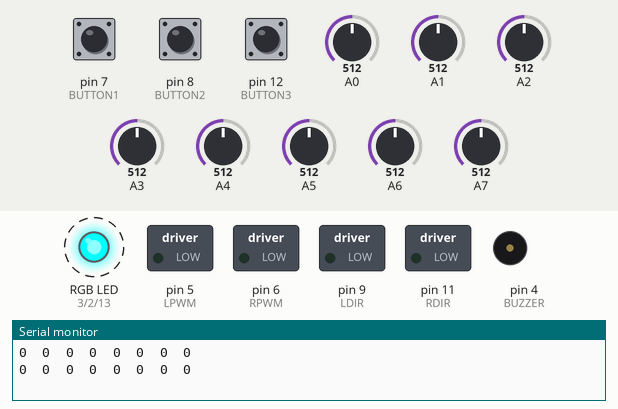
Bench run of a sketch on a simulated Arduino Nano, built with avr-gcc and run on an emulated ATmega328P. Shown: switched loads named in the sketch (green lamp = pin HIGH), an RGB LED mixed from three pins (HIGH = lit), buzzer (waves = sounding), the last lines printed to the serial monitor. Dashed ring = blinking. Inputs (shaded band) come from the test bench; at power-on: pin 7 (BUTTON1) HIGH, pin 8 (BUTTON2) HIGH, pin 12 (BUTTON3) HIGH, A0 = 512, A1 = 512, A2 = 512, A3 = 512, A4 = 512, A5 = 512, A6 = 512, A7 = 512.

Above: at 0.35 s.
1.6 s: pin 7 (BUTTON1) pulled LOW for 0.15 s
At 1.87 s:
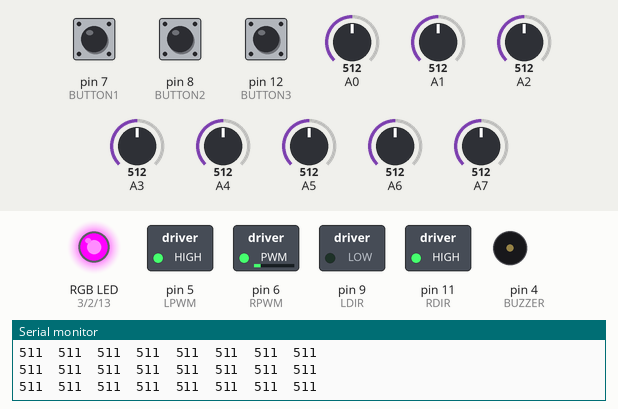
At 3.0 s:
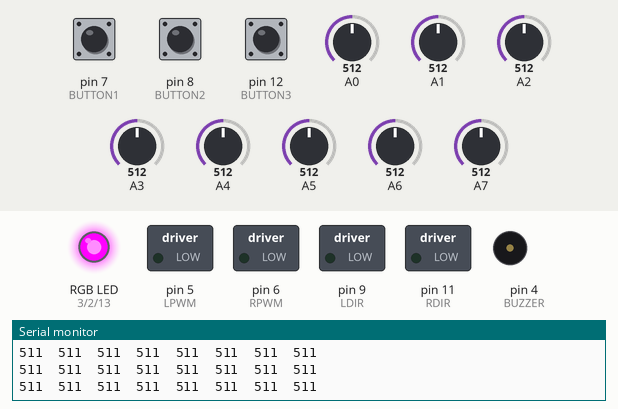
Timing chart, 0 to 4.6 s (numbered marks = the images above; inputs shaded):
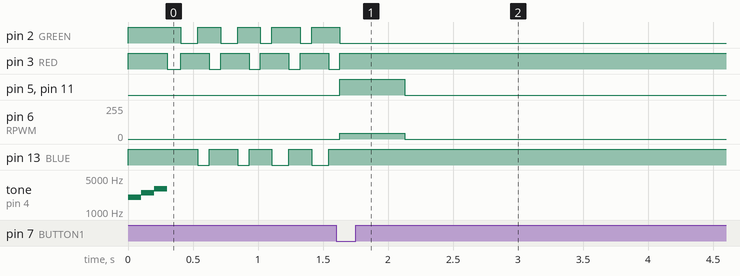

The sketch:

main.ino
```cpp
#include <Arduino.h>
#include <avr/interrupt.h>
#include <EEPROM.h>

// Pin definitions for motor control
#define RDIR 11     // Right motor direction pin
#define LDIR 9      // Left motor direction pin
#define LPWM 5      // Left motor speed (PWM)
#define RPWM 6      // Right motor speed (PWM)

// Pin definitions for user interface
#define BUTTON1 7   // Button 1 for starting with speed 60
#define BUTTON2 8   // Button 2 for starting with speed 70
#define BUTTON3 12  // Button 3 for starting with speed 80
#define BUZZER 4    // Buzzer for auditory feedback

// Pin definitions for RGB LED
#define RED 3       // Red LED pin
#define GREEN 2     // Green LED pin
#define BLUE 13     // Blue LED pin

// Global variables
int addr = 0;                       // EEPROM address for calibration data
volatile int lastPos;               // Last position for PID derivative term
volatile unsigned char isCalib = 0; // Calibration mode flag
volatile int servoPwm;              // PWM value for motor control
volatile unsigned char sensor;      // Sensor state (8-bit)
unsigned int sensorValue[8];        // Raw sensor readings
unsigned int sensorPID[8];          // Normalized sensor values for PID
unsigned int black_value[8];        // Black calibration values
unsigned int white_value[8];        // White calibration values
unsigned int compare_value[8];      // Threshold values for sensor detection
int speed_run_forward;              // Base forward speed
int cnt = 0;                        // Counter for soft start
unsigned char pattern, start;       // State machine variables
int line = 0;                       // Current line position
int RememberLine = 0;               // Last detected line direction
float kp;                           // Proportional gain for PID
int kd;                             // Derivative gain for PID

// Initialize hardware and parameters
void setup() {
  // Configure motor control pins
  pinMode(LDIR, OUTPUT);
  pinMode(RDIR, OUTPUT);
  pinMode(LPWM, OUTPUT);
  pinMode(RPWM, OUTPUT);

  // Configure input buttons with internal pull-up resistors
  pinMode(BUTTON1, INPUT_PULLUP);
  pinMode(BUTTON2, INPUT_PULLUP);
  pinMode(BUTTON3, INPUT_PULLUP);

  // Configure RGB LED pins
  pinMode(RED, OUTPUT);
  pinMode(GREEN, OUTPUT);
  pinMode(BLUE, OUTPUT);

  // Initialize motor directions and LED states
  digitalWrite(RDIR, LOW);
  digitalWrite(LDIR, LOW);
  digitalWrite(RED, HIGH);
  digitalWrite(GREEN, HIGH);
  digitalWrite(BLUE, HIGH);

  // Set initial parameters
  speed_run_forward = 50; // Default forward speed (PWM: 10-255)
  speed_run(0, 0);        // Stop motors initially
  pattern = 10;           // Initial state for soft start
  start = 0;              // Wait for button press to begin
  readEeprom();           // Load calibration data from EEPROM
  Serial.begin(9600);     // Initialize serial communication

  // Play startup sound sequence
  for (int i = 2000; i < 3500; i += 500) {
    tone(BUZZER, i, 100);
    delay(100);
  }

  // Initialize timer and buzzer
  timer_init();
  isCalib = 1; // Enable calibration mode
  pinMode(BUZZER, OUTPUT);
}

// Configure Timer2 for periodic sensor reading
void timer_init() {
  ASSR = (0 << EXCLK) | (0 << AS2); // Use internal clock
  TCCR2A = (0 << COM2A1) | (0 << COM2A0) | (0 << COM2B1) | (0 << COM2B0) | (0 << WGM21) | (0 << WGM20); // Normal mode
  TCCR2B = (0 << WGM22) | (1 << CS22) | (1 << CS21) | (1 << CS20); // Prescaler 1024
  TCNT2 = 0xB2; // Initial counter value
  TIMSK2 = (1 << TOIE2); // Enable overflow interrupt
}

// Timer2 overflow interrupt service routine
ISR(TIMER2_OVF_vect) {
  TCNT2 = 0xB2; // Reset counter
  read_sensor(); // Read sensor data
  cnt++; // Increment soft start counter
}

// Main control loop
void loop() {
  // Wait for button press to start
  while (start == 0) {
    updateLine(); // Update calibration values
    if (digitalRead(BUTTON1) == 0) { // Start with speed 60
      start = 1;
      isCalib = 0;
      cnt = 0;
      speed_run_forward = 60;
    }
    if (digitalRead(BUTTON2) == 0) { // Start with speed 70
      start = 1;
      isCalib = 0;
      cnt = 0;
      speed_run_forward = 70;
    }
    if (digitalRead(BUTTON3) == 0) { // Start with speed 80
      start = 1;
      isCalib = 0;
      cnt = 0;
      speed_run_forward = 80;
    }
  }

  // State machine for robot behavior
  switch (pattern) {
    case 10: // Soft start phase
      if (cnt >= 100) {
        pattern = 11; // Transition to line following
        cnt = 0;
      }
      runforwardline(90); // Run at initial speed
      break;

    case 11: // Line following mode
      if (sensorMask(0x01) == 0x01) { // Detect leftmost sensor
        RememberLine = 1;
        cnt = 0;
      } else if (sensorMask(0x80) == 0x80) { // Detect rightmost sensor
        RememberLine = -1;
        cnt = 0;
      }
      if (cnt > 200) RememberLine = 0; // Reset memory after delay
      if (sensor == 0x00) { // No line detected
        if (RememberLine != 0) {
          pattern = 12; // Handle line loss
        } else {
          speed_run(0, 0); // Stop motors
        }
      } else {
        runforwardline(speed_run_forward); // Follow line
      }
      break;

    case 12: // Line recovery mode
      if (RememberLine == 1) { // Last seen on left
        speed_run(60, -40); // Turn right
        pattern = 21;
      } else if (RememberLine == -1) { // Last seen on right
        speed_run(-40, 60); // Turn left
        pattern = 31;
      } else {
        pattern = 11; // Return to line following
      }
      break;

    case 21: // Recovering from left deviation
      speed_run(60, -40); // Continue turning right
      RGB(1); // Indicate with green LED
      if (sensorMask(0xff) != 0) { // Line detected
        speed_run(60, 60 / 2); // Adjust turn
        pattern = 22;
      }
      break;

    case 22: // Re-aligning after left recovery
      speed_run(60, 60 / 2); // Smooth turn
      RGB(1); // Green LED
      if (sensorMask(0xfc) != 0) { // Line centered
        pattern = 11; // Resume line following
      }
      break;

    case 31: // Recovering from right deviation
      speed_run(-40, 60); // Continue turning left
      RGB(2); // Blue LED
      if (sensorMask(0xff) != 0) { // Line detected
        speed_run(60 / 2, 60); // Adjust turn
        pattern = 32;
      }
      break;

    case 32: // Re-aligning after right recovery
      speed_run(60 / 2, 60); // Smooth turn
      RGB(2); // Blue LED
      if (sensorMask(0x3f) != 0) { // Line centered
        pattern = 11; // Resume line following
      }
      break;

    case 100: // Stopped state
      speed_run(0, 0); // Stop motors
      RGB(millis() / 100 % 3); // Cycle LED colors
      break;

    default: // Fallback to line following
      pattern = 11;
      break;
  }
}

// Control robot to follow line using PID
void runforwardline(int tocdo) {
  switch (sensor) {
    case 0b00000000: // No line detected
      handleAndSpeed(servoPwm, tocdo); // Maintain last PID control
      break;

    case 0b00011000: // Centered on line
    case 0b00001000:
    case 0b00010000:
    case 0b00111000:
    case 0b00011100:
      kd = 5; // Set derivative gain
      RGB(0); // Red LED
      line = 0; // Line is centered
      handleAndSpeed(servoPwm, tocdo + 20); // Increase speed
      break;

    case 0b00111100: // Wide line detection
    case 0b00111110:
    case 0b01111110:
      kd = 5;
      RGB(4); // Custom LED state
      line = 0;
      handleAndSpeed(servoPwm, tocdo + 20);
      break;

    case 0b00001100: // Slight right deviation
    case 0b00000100:
    case 0b00001110:
    case 0b00011110:
      kd = 5;
      line = 1; // Line slightly to right
      handleAndSpeed(servoPwm, tocdo);
      break;

    case 0b00000110: // Moderate right deviation
    case 0b00000010:
    case 0b00000111:
      kd = 5;
      line = 2;
      handleAndSpeed(servoPwm, tocdo);
      break;

    case 0b00000011: // Sharp right deviation
    case 0b00000001:
    case 0b00001111:
    case 0b00011111:
    case 0b00111111:
      kd = 5;
      line = 3;
      handleAndSpeed(servoPwm, tocdo);
      break;

    case 0b00110000: // Slight left deviation
    case 0b00100000:
    case 0b01110000:
    case 0b01111000:
      kd = 5;
      line = -1; // Line slightly to left
      handleAndSpeed(servoPwm, tocdo);
      break;

    case 0b01100000: // Moderate left deviation
    case 0b01000000:
    case 0b11100000:
      kd = 5;
      line = -2;
      handleAndSpeed(servoPwm, tocdo);
      break;

    case 0b11000000: // Sharp left deviation
    case 0b10000000:
    case 0b11110000:
    case 0b11111000:
    case 0b11111100:
      kd = 5;
      line = -3;
      handleAndSpeed(servoPwm, tocdo);
      break;

    default: // Unhandled sensor state
      handleAndSpeed(servoPwm, tocdo);
      break;
  }
}

// Update calibration values during setup
void updateLine() {
  if (sensor == 0xff) beep(100); // Beep if all sensors detect line
  for (int i = 0; i < 8; i++) {
    Serial.print(sensorValue[i]);
    Serial.print("  ");
    if (black_value[i] == 0) black_value[i] = 1100; // Initialize black value
    if (sensorValue[i] < black_value[i]) black_value[i] = sensorValue[i]; // Update min
    if (sensorValue[i] > white_value[i]) white_value[i] = sensorValue[i]; // Update max
    compare_value[i] = (black_value[i] + white_value[i]) / 2; // Set threshold
  }
  Serial.println();
  RGB(millis() / 100 % 3); // Cycle LED colors during calibration
}

// Set RGB LED color
void RGB(int color) {
  switch (color) {
    case 0: // Red
      digitalWrite(RED, LOW);
      digitalWrite(GREEN, HIGH);
      digitalWrite(BLUE, HIGH);
      break;
    case 1: // Green
      digitalWrite(RED, HIGH);
      digitalWrite(GREEN, LOW);
      digitalWrite(BLUE, HIGH);
      break;
    case 2: // Blue
      digitalWrite(RED, HIGH);
      digitalWrite(GREEN, HIGH);
      digitalWrite(BLUE, LOW);
      break;
    default: // Off
      digitalWrite(RED, HIGH);
      digitalWrite(GREEN, HIGH);
      digitalWrite(BLUE, HIGH);
      break;
  }
}

// Read calibration data from EEPROM
void readEeprom() {
  for (int i = 0; i < 8; i++) {
    compare_value[i] = EEPROM.read(i) * 4; // Scale stored values
  }
}

// Apply PID control to adjust motor speeds
void handleAndSpeed(int angle, int speed1) {
  int speedLeft, speedRight;
  if ((speed1 + angle) > 255) speed1 = 255 - angle; // Limit max speed
  if ((speed1 - angle) > 255) speed1 = 255 + angle;
  speedLeft = speed1 + angle;
  speedRight = speed1 - angle;
  speed_run(speedLeft, speedRight); // Set motor speeds
}

// Set motor speeds with direction control
void speed_run(int speedDC_left, int speedDC_right) {
  // Left motor
  if (speedDC_left < 0) {
    analogWrite(LPWM, 255 + speedDC_left);
    digitalWrite(LDIR, HIGH); // Reverse
  } else {
    analogWrite(LPWM, speedDC_left);
    digitalWrite(LDIR, LOW); // Forward
  }
  // Right motor
  if (speedDC_right < 0) {
    analogWrite(RPWM, 255 + speedDC_right);
    digitalWrite(RDIR, HIGH); // Reverse
  } else {
    analogWrite(RPWM, speedDC_right);
    digitalWrite(RDIR, LOW); // Forward
  }
}

// Read and process sensor data
void read_sensor() {
  unsigned char temp = 0;
  unsigned int sum = 0;
  unsigned long avg = 0;
  int i, iP, iD, iRet;

  // Read analog sensors (inverted due to hardware)
  sensorValue[0] = 1023 - analogRead(A0);
  sensorValue[1] = 1023 - analogRead(A1);
  sensorValue[2] = 1023 - analogRead(A2);
  sensorValue[3] = 1023 - analogRead(A3);
  sensorValue[4] = 1023 - analogRead(A4);
  sensorValue[5] = 1023 - analogRead(A5);
  sensorValue[6] = 1023 - analogRead(A6);
  sensorValue[7] = 1023 - analogRead(A7);

  // Process sensor data
  for (int j = 0; j < 8; j++) {
    if (isCalib == 0) { // Limit values during run mode
      if (sensorValue[j] < black_value[j]) sensorValue[j] = black_value[j];
      if (sensorValue[j] > white_value[j]) sensorValue[j] = white_value[j];
      sensorPID[j] = map(sensorValue[j], black_value[j], white_value[j], 0, 1000); // Normalize
    }
    temp = temp << 1;
    if (sensorValue[j] > compare_value[j]) {
      temp |= 0x01; // Set bit for line detection
    } else {
      temp &= 0xfe;
    }
    sensor = temp; // Update sensor state
  }

  // Calculate PID terms
  for (int j = 0; j < 8; j++) {
    avg += (long)(sensorPID[j]) * ((j) * 1000);
    sum += sensorPID[j];
  }
  i = (int)((avg / sum) - 3500); // Center error
  kp = 0.6; // Proportional gain
  iP = kp * i; // Proportional term
  iD = kd * (lastPos - i); // Derivative term
  iRet = (iP - iD); // Combined PID output
  if (iRet < -4000) iRet = 0; // Limit output
  servoPwm = iRet / 30; // Scale for motor control
  lastPos = i; // Store current position
}

// Generate beep for feedback
void beep(int timer) {
  digitalWrite(BUZZER, HIGH);
  delay(timer);
  digitalWrite(BUZZER, LOW);
}

// Check sensor state against mask
unsigned char sensorMask(unsigned char mask) {
  return (sensor & mask);
}

// Detect 90-degree turns (unused)
int check90() {
  if (sensorMask(0x0f)) return 1; // Right turn
  if (sensorMask(0xf0)) return -1; // Left turn
  return 0;
}
```

Measured:
- after the input at 1.6 s, pin 2 (GREEN): goes on until 1.6 s, then stays LOW; pin 3 (RED): goes on until 1.6 s, then stays HIGH; pin 5 (LPWM), pin 11 (RDIR): LOW → HIGH at once, → LOW 0.50 s later; pin 6 (RPWM): 0/255 → 42/255 at once, → 0/255 0.50 s later; pin 13 (BLUE): stops changing and stays HIGH
- by itself, pin 2 (GREEN), pin 13 (BLUE): alternates HIGH for 0.17 s and LOW for 0.11 s
- by itself, pin 3 (RED): alternates HIGH for 0.22 s and LOW for 0.09 s
